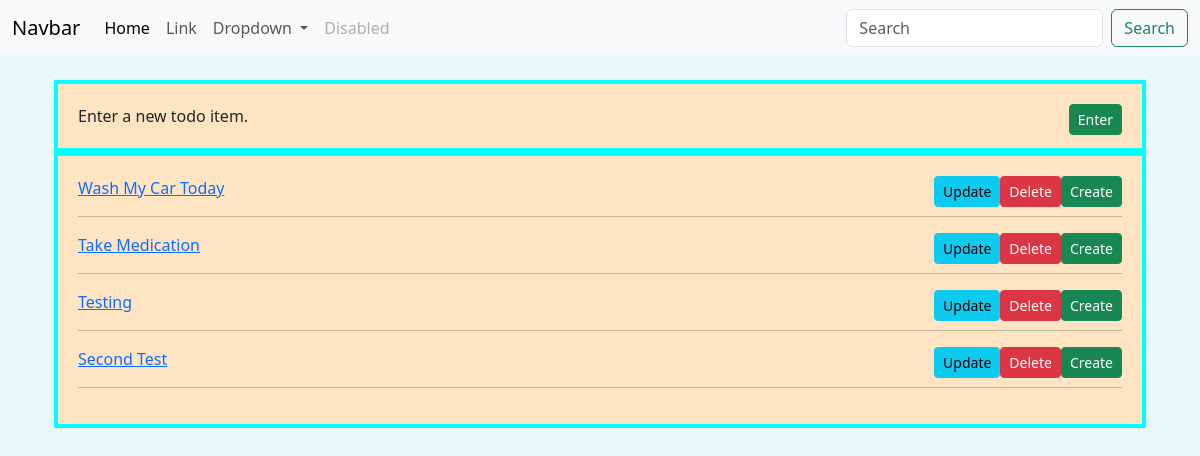
/, run on an earlier commit of the app's database.
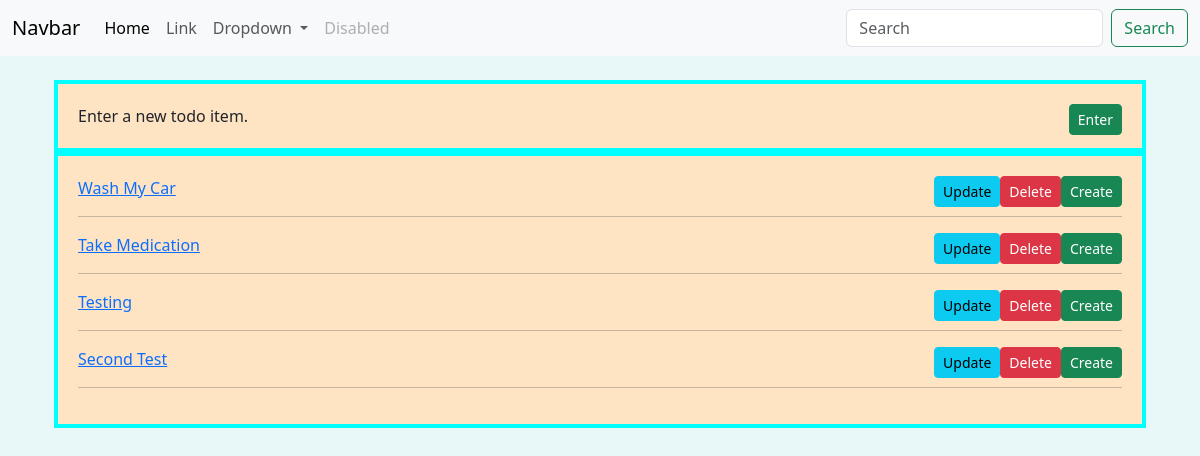
And on a later commit of the database.
### todo/models.py (models this page shows)
class Todo_List(models.Model):
    author=models.ForeignKey(User,  on_delete=models.CASCADE)
    new_todo=models.CharField(max_length=100)
    date_created=models.DateTimeField(auto_now_add=True)
    date_updated = models.DateTimeField(auto_now=datetime.now)
    def __str__(self):
        return self.new_todo

### todo/views.py (the view)
# urls.py: path('', views.todo_list, name='todo_list'),
def todo_list(request):
    todos = Todo_List.objects.all()
    context = {'todos': todos}
    return render(request, 'todo/todo_list.html', context)

### todo/templates/todo/todo_list.html (shortened to what this page needs)
{% extends 'base.html' %}
{% load static %}
{% block content %}
  <div class="container">
    <div class="row">
        <div class='col-sm' >
          <div class='todo_box'>
              Enter a new todo item.
              <a href="{% url 'todo_create' %}">
                   <button type='submit' class='btn btn-success btn-sm float-end'>Enter</button>
              </a>
           </div>
          <div class='todo_box'>
            {% for todo in todos %}
              <li>
                 <a href="{% url 'todo_detail' todo.id %}">{{ todo|title }}</a>
                 <a href="{% url 'todo_create' %}">
                    <button class='btn btn-success btn-sm float-end' type='submit' value="Create">Create</button>
                 </a>
                 <a href ="{% url 'todo_delete' todo.id %}">
                  <button class='btn btn-danger btn-sm float-end ml-2' type='submit' value="Delete">Delete</button>
                 </a>
                 <a href="{% url 'todo_update' todo.id %}">
                   <button class='btn btn-info btn-sm    float-end' type='submit' value="Update">Update</button>
                 </a>
                 <hr/>
              </li>
            {% endfor %}
           </div>
        </div>
    </div>
</div>
{% endblock %}

What changed in the data, as far as the page shows it:
changed Todo_List: new_todo "Wash My Car Today" → "Wash My Car"
